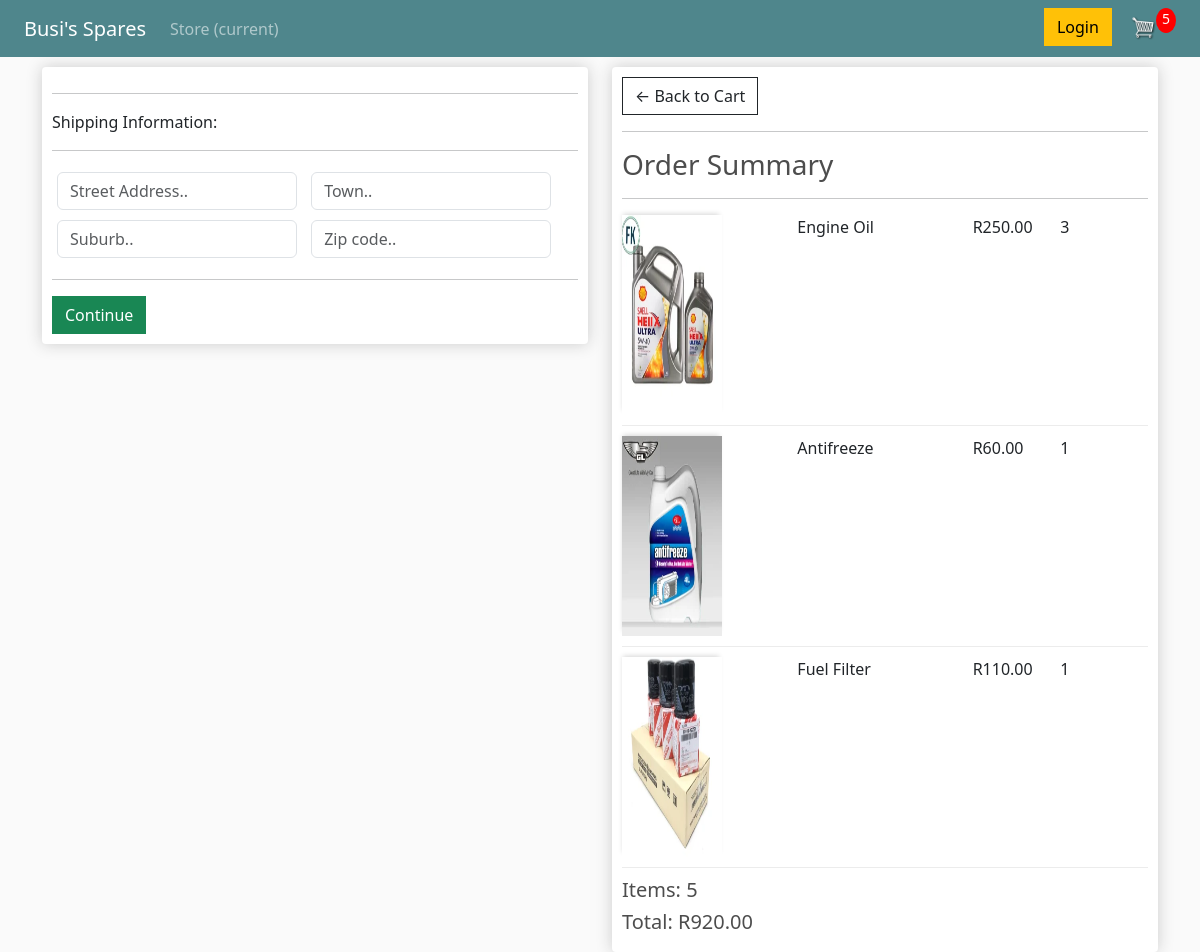
Screenshot of /checkout/ (signed in) with the database file from the repository.
### store/models.py (models this page shows, shortened)
class OrderItem(models.Model):
	product = models.ForeignKey(Product, on_delete=models.SET_NULL, blank=True, null=True)
	order = models.ForeignKey(Order, on_delete=models.SET_NULL, blank=True, null=True)
	quantity = models.IntegerField(default=0, null=True, blank=True)
	date_added = models.DateTimeField(auto_now_add=True)
	@property
	def get_total(self):
		total = self.product.price * self.quantity
		return total

class Product(models.Model):
	name = models.CharField(max_length=200, null=True)
	price = models.DecimalField(max_digits=7, decimal_places=2)
	digital = models.BooleanField(default=False, null=True, blank=False)
	image = models.ImageField(blank=True, null=True)

class Order(models.Model):
	customer = models.ForeignKey(Customer, on_delete=models.SET_NULL, blank=True, null=True)
	date_ordered = models.DateTimeField(auto_now_add=True)
	complete = models.BooleanField(default=False, null=True, blank=False)
	transaction_id = models.CharField(max_length=200, null=True)
	@property
	def shipping(self):
		shipping = False
		orderitems = self.orderitem_set.all()
		for i in orderitems:
			if i.product.digital == False:
				shipping = True
		return shipping
	@property
	def get_cart_total(self):
		orderitems = self.orderitem_set.all()
		total = sum(item.get_total for item in orderitems)
		return total
	@property
	def get_cart_items(self):
		orderitems = self.orderitem_set.all()
		total = sum(item.quantity for item in orderitems)
		return total

### store/views.py (the view)
# urls.py: path('checkout/', views.checkout, name='checkout'),
def checkout(request):
	data = cartData(request)
	cartItems = data['cartItems']
	order = data['order']
	items = data['items']
	context = {"items": items, "order":order, 'cartItems': cartItems}
	return render(request, 'store/checkout.html', context)

### store/utils.py (called while the page is built)
def cartData(request):
	if request.user.is_authenticated:
		customer = request.user.customer
		order, created = Order.objects.get_or_create(customer=customer, complete=False)
		items = order.orderitem_set.all()
		cartItems = order.get_cart_items
	else:
		cookieData = cookieCart(request)
		cartItems = cookieData['cartItems']
		order = cookieData['order']
		items = cookieData['items']
	return {'cartItems':cartItems, 'order':order, 'items':items}

### store/templates/store/checkout.html (shortened to what this page needs)
{% extends 'store/main.html' %}
{% load static %}
{% block content %}
	<div class="row">
		<div class="col-lg-6">
			<div class="box-element" id="form-wrapper">
				<form id="form">
					<div id="shipping-info">
						<hr>
						<p>Shipping Information:</p>
						<hr>
						<div class="form-field">
							<input class="form-control" type="text" name="address" placeholder="Street Address..">
						</div>
						<div class="form-field">
							<input class="form-control" type="text" name="city" placeholder="Town..">
						</div>
						<div class="form-field">
							<input class="form-control" type="text" name="state" placeholder="Suburb..">
						</div>
						<div class="form-field">
							<input class="form-control" autocomplete="off" type="text" name="zipcode" placeholder="Zip code..">
						</div>
					</div>
					<hr>
					<input id="form-button" class="btn btn-success btn-block" type="submit" value="Continue">
				</form>
			</div>
			<br>
		</div>
		<div class="col-lg-6">
			<div class="box-element">
				<a  class="btn btn-outline-dark" href="{% url 'cart' %}">&#x2190; Back to Cart</a>
				<hr>
				<h3>Order Summary</h3>
				<hr>
				{% for item in items %}
					<div class="cart-row">
						<div style="flex:2">
							{% if item.product.image %}
								<img class="thumbnail row-image" src="{{item.product.image.url}}">
							{% else %}
								<img class="thumbnail row-image" src="{% static 'images/placeholder.png' %}">
							{% endif %}
						</div>
						<div style="flex:2"><p>{{ item.product.name }}</p></div>
						<div style="flex:1"><p>R{{ item.product.price }}</p></div>
						<div style="flex:1"><p>{{ item.quantity }}</p></div>
					</div>
				{% endfor %}
				<h5>Items: {{ order.get_cart_items }}</h5>
				<h5>Total: R{{ order.get_cart_total|floatformat:2 }}</h5>
			</div>
		</div>
	</div>
{% endblock content %}

### store/static/css/main.css (style rules this page uses)
body { background-color: hsl(0, 0%, 98%); }
h1,h2,h3,h4,h5,h6 { color:hsl(0, 0%, 30%); }
.box-element { box-shadow:hsl(0, 0%, 80%) 0 0 16px; background-color: #fff; border-radius: 4px; padding: 10px; }
.thumbnail { width: 100%; height: 200px; -webkit-box-shadow: -1px -3px 5px -2px rgba(214,214,214,1); -moz-box-shadow: -1px -3px 5px -2px rgba(214,214,214,1); box-shadow: -1px -3px 5px -2px rgba(214,214,214,1); }
.col-lg-4, .col-lg-6, .col-lg-8, .col-lg-12 { margin-top: 10px; }
.btn { border-radius: 0; }
.row-image { width: 100px; }
.form-field { width:250px; display: inline-block; padding: 5px; }
.cart-row { display: flex; align-items: flex-stretch; padding-bottom: 10px; margin-bottom: 10px; border-bottom: 1px solid #ececec; }

### rows the page displays
OrderItem: product.image (picture), product.name "Engine Oil", product.price "250.00", quantity "3"
OrderItem: product.image (picture), product.name "Antifreeze", product.price "60.00", quantity "1"
OrderItem: product.image (picture), product.name "Fuel Filter", product.price "110.00", quantity "1"
Order: get_cart_items "5", get_cart_total "920.00"

### other values shown
{{ cartItems }} "5"
